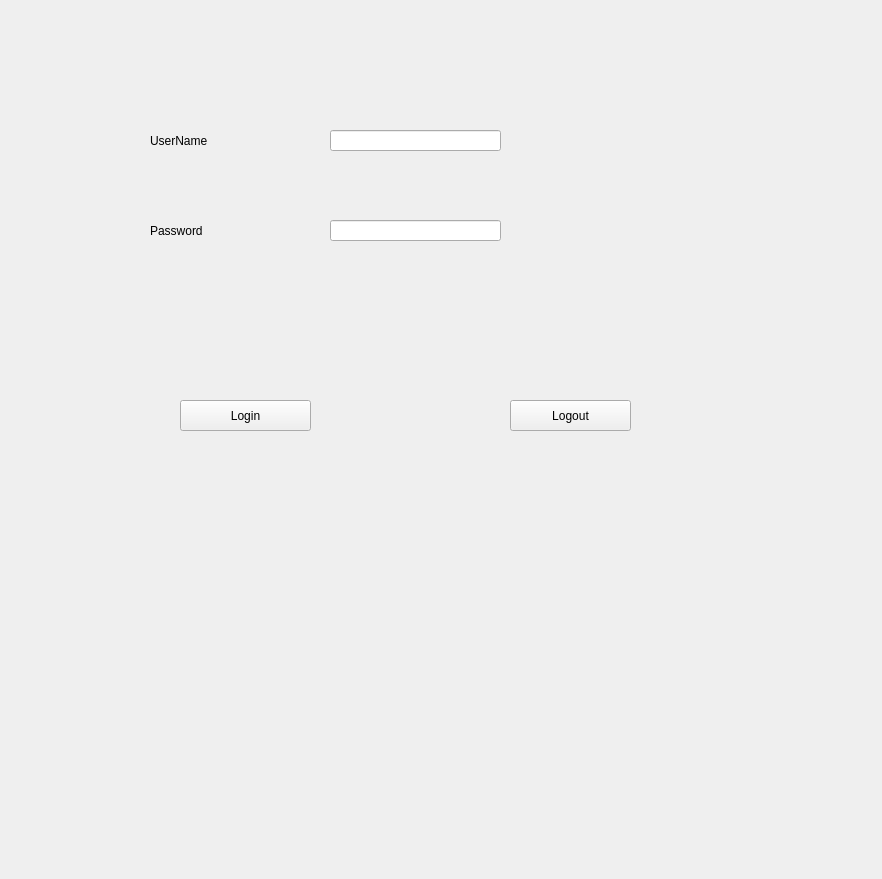
<?xml version="1.0" encoding="UTF-8"?>
<ui version="4.0">
 <class>Widget</class>
 <widget class="QWidget" name="Widget">
  <property name="geometry">
   <rect>
    <x>0</x>
    <y>0</y>
    <width>882</width>
    <height>879</height>
   </rect>
  </property>
  <property name="windowTitle">
   <string>Widget</string>
  </property>
  <widget class="QLabel" name="label">
   <property name="geometry">
    <rect>
     <x>150</x>
     <y>120</y>
     <width>71</width>
     <height>41</height>
    </rect>
   </property>
   <property name="text">
    <string>UserName</string>
   </property>
  </widget>
  <widget class="QLabel" name="label_2">
   <property name="geometry">
    <rect>
     <x>150</x>
     <y>210</y>
     <width>71</width>
     <height>41</height>
    </rect>
   </property>
   <property name="text">
    <string>Password</string>
   </property>
  </widget>
  <widget class="QLineEdit" name="LEUserName">
   <property name="geometry">
    <rect>
     <x>330</x>
     <y>130</y>
     <width>171</width>
     <height>21</height>
    </rect>
   </property>
  </widget>
  <widget class="QLineEdit" name="LEPassword">
   <property name="geometry">
    <rect>
     <x>330</x>
     <y>220</y>
     <width>171</width>
     <height>21</height>
    </rect>
   </property>
  </widget>
  <widget class="QPushButton" name="PBLogin">
   <property name="geometry">
    <rect>
     <x>180</x>
     <y>400</y>
     <width>131</width>
     <height>31</height>
    </rect>
   </property>
   <property name="text">
    <string>Login</string>
   </property>
  </widget>
  <widget class="QPushButton" name="PBLogout">
   <property name="geometry">
    <rect>
     <x>510</x>
     <y>400</y>
     <width>121</width>
     <height>31</height>
    </rect>
   </property>
   <property name="text">
    <string>Logout</string>
   </property>
  </widget>
 </widget>
 <resources/>
 <connections/>
</ui>
